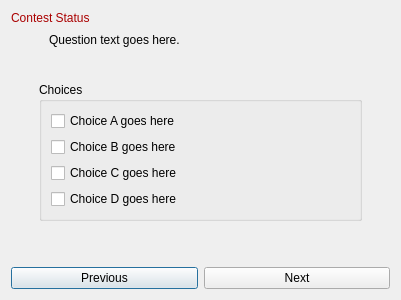
<?xml version="1.0" encoding="UTF-8"?>
<ui version="4.0">
 <class>semifinals_dlg</class>
 <widget class="QDialog" name="semifinals_dlg">
  <property name="geometry">
   <rect>
    <x>0</x>
    <y>0</y>
    <width>400</width>
    <height>300</height>
   </rect>
  </property>
  <property name="windowTitle">
   <string>Semi-Final Round</string>
  </property>
  <layout class="QGridLayout" name="gridLayout">
   <item row="1" column="0" colspan="2">
    <layout class="QHBoxLayout" name="horizontalLayout_7">
     <item>
      <spacer name="horizontalSpacer_7">
       <property name="orientation">
        <enum>Qt::Horizontal</enum>
       </property>
       <property name="sizeType">
        <enum>QSizePolicy::Fixed</enum>
       </property>
       <property name="sizeHint" stdset="0">
        <size>
         <width>38</width>
         <height>17</height>
        </size>
       </property>
      </spacer>
     </item>
     <item>
      <widget class="QLabel" name="question_lbl">
       <property name="text">
        <string>Question text goes here.</string>
       </property>
      </widget>
     </item>
    </layout>
   </item>
   <item row="3" column="0" colspan="2">
    <layout class="QHBoxLayout" name="horizontalLayout_8">
     <item>
      <spacer name="horizontalSpacer_8">
       <property name="orientation">
        <enum>Qt::Horizontal</enum>
       </property>
       <property name="sizeType">
        <enum>QSizePolicy::Fixed</enum>
       </property>
       <property name="sizeHint" stdset="0">
        <size>
         <width>28</width>
         <height>20</height>
        </size>
       </property>
      </spacer>
     </item>
     <item>
      <layout class="QVBoxLayout" name="verticalLayout_5">
       <item>
        <widget class="QGroupBox" name="choicesgroup_3">
         <property name="title">
          <string>Choices</string>
         </property>
         <layout class="QVBoxLayout" name="verticalLayout_6">
          <item>
           <widget class="QCheckBox" name="a_choice">
            <property name="text">
             <string>Choice A goes here</string>
            </property>
           </widget>
          </item>
          <item>
           <widget class="QCheckBox" name="b_choice">
            <property name="text">
             <string>Choice B goes here</string>
            </property>
           </widget>
          </item>
          <item>
           <widget class="QCheckBox" name="c_choice">
            <property name="text">
             <string>Choice C goes here</string>
            </property>
           </widget>
          </item>
          <item>
           <widget class="QCheckBox" name="d_choice">
            <property name="text">
             <string>Choice D goes here</string>
            </property>
           </widget>
          </item>
         </layout>
        </widget>
       </item>
      </layout>
     </item>
     <item>
      <spacer name="horizontalSpacer_9">
       <property name="orientation">
        <enum>Qt::Horizontal</enum>
       </property>
       <property name="sizeType">
        <enum>QSizePolicy::Fixed</enum>
       </property>
       <property name="sizeHint" stdset="0">
        <size>
         <width>28</width>
         <height>20</height>
        </size>
       </property>
      </spacer>
     </item>
    </layout>
   </item>
   <item row="5" column="0" colspan="2">
    <layout class="QHBoxLayout" name="horizontalLayout_9">
     <item>
      <widget class="QPushButton" name="prev_btn">
       <property name="text">
        <string>Previous</string>
       </property>
      </widget>
     </item>
     <item>
      <widget class="QPushButton" name="next_btn">
       <property name="text">
        <string>Next</string>
       </property>
      </widget>
     </item>
    </layout>
   </item>
   <item row="0" column="1">
    <widget class="QLabel" name="time_lbl">
     <property name="sizePolicy">
      <sizepolicy hsizetype="Fixed" vsizetype="Preferred">
       <horstretch>0</horstretch>
       <verstretch>0</verstretch>
      </sizepolicy>
     </property>
     <property name="text">
      <string/>
     </property>
    </widget>
   </item>
   <item row="4" column="0" colspan="2">
    <spacer name="verticalSpacer_2">
     <property name="orientation">
      <enum>Qt::Vertical</enum>
     </property>
     <property name="sizeHint" stdset="0">
      <size>
       <width>379</width>
       <height>30</height>
      </size>
     </property>
    </spacer>
   </item>
   <item row="0" column="0">
    <widget class="QLabel" name="status_lbl">
     <property name="palette">
      <palette>
       <active>
        <colorrole role="WindowText">
         <brush brushstyle="SolidPattern">
          <color alpha="255">
           <red>170</red>
           <green>0</green>
           <blue>0</blue>
          </color>
         </brush>
        </colorrole>
       </active>
       <inactive>
        <colorrole role="WindowText">
         <brush brushstyle="SolidPattern">
          <color alpha="255">
           <red>170</red>
           <green>0</green>
           <blue>0</blue>
          </color>
         </brush>
        </colorrole>
       </inactive>
       <disabled>
        <colorrole role="WindowText">
         <brush brushstyle="SolidPattern">
          <color alpha="255">
           <red>120</red>
           <green>120</green>
           <blue>120</blue>
          </color>
         </brush>
        </colorrole>
       </disabled>
      </palette>
     </property>
     <property name="text">
      <string>Contest Status</string>
     </property>
    </widget>
   </item>
   <item row="2" column="0" colspan="2">
    <spacer name="verticalSpacer_3">
     <property name="orientation">
      <enum>Qt::Vertical</enum>
     </property>
     <property name="sizeType">
      <enum>QSizePolicy::Fixed</enum>
     </property>
     <property name="sizeHint" stdset="0">
      <size>
       <width>379</width>
       <height>28</height>
      </size>
     </property>
    </spacer>
   </item>
  </layout>
  <zorder>time_lbl</zorder>
  <zorder>verticalSpacer_2</zorder>
  <zorder>status_lbl</zorder>
  <zorder>verticalSpacer_3</zorder>
 </widget>
 <resources/>
 <connections/>
</ui>
